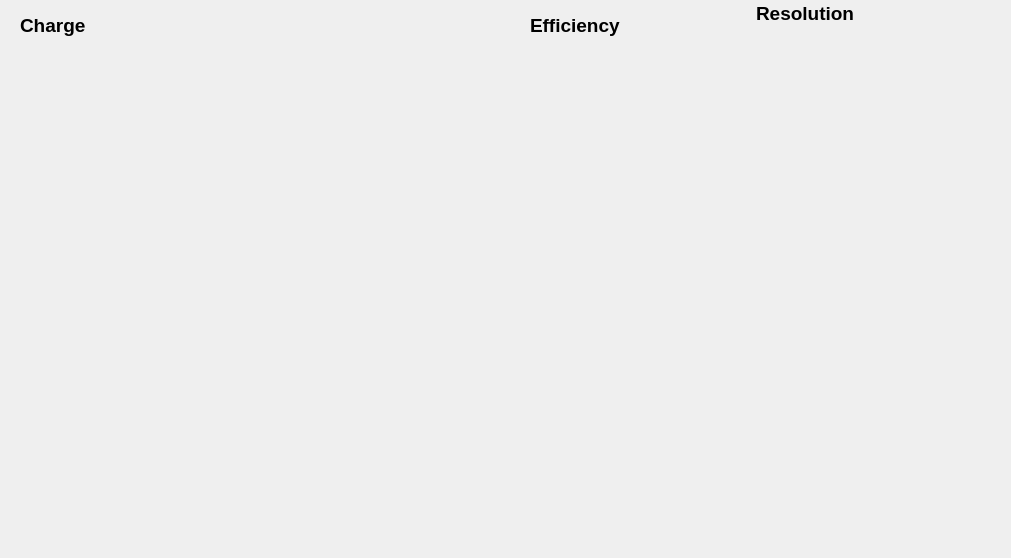
     <widget class="QWidget" name="generalCategories">
      <attribute name="title">
       <string>General</string>
      </attribute>
      <widget class="QLabel" name="label_4">
       <property name="geometry">
        <rect>
         <x>20</x>
         <y>0</y>
         <width>131</width>
         <height>51</height>
        </rect>
       </property>
       <property name="text">
        <string>&lt;html&gt;&lt;head/&gt;&lt;body&gt;&lt;p&gt;&lt;span style=&quot; font-size:14pt; font-weight:600;&quot;&gt;Charge&lt;/span&gt;&lt;/p&gt;&lt;/body&gt;&lt;/html&gt;</string>
       </property>
      </widget>
      <widget class="QLabel" name="label_5">
       <property name="geometry">
        <rect>
         <x>530</x>
         <y>0</y>
         <width>131</width>
         <height>51</height>
        </rect>
       </property>
       <property name="text">
        <string>&lt;html&gt;&lt;head/&gt;&lt;body&gt;&lt;p&gt;&lt;span style=&quot; font-size:14pt; font-weight:600;&quot;&gt;Efficiency&lt;/span&gt;&lt;/p&gt;&lt;/body&gt;&lt;/html&gt;</string>
       </property>
      </widget>
      <widget class="QLabel" name="label_6">
       <property name="geometry">
        <rect>
         <x>756</x>
         <y>-12</y>
         <width>131</width>
         <height>51</height>
        </rect>
       </property>
       <property name="text">
        <string>&lt;html&gt;&lt;head/&gt;&lt;body&gt;&lt;p&gt;&lt;span style=&quot; font-size:14pt; font-weight:600;&quot;&gt;Resolution&lt;/span&gt;&lt;/p&gt;&lt;/body&gt;&lt;/html&gt;</string>
       </property>
      </widget>
      <widget class="QFrame" name="chargeFrame">
       <property name="geometry">
        <rect>
         <x>0</x>
         <y>40</y>
         <width>330</width>
         <height>509</height>
        </rect>
       </property>
       <property name="frameShape">
        <enum>QFrame::NoFrame</enum>
       </property>
       <property name="frameShadow">
        <enum>QFrame::Plain</enum>
       </property>
       <property name="lineWidth">
        <number>0</number>
       </property>
      </widget>
      <widget class="QFrame" name="efficiencyFrame">
       <property name="geometry">
        <rect>
         <x>336</x>
         <y>40</y>
         <width>330</width>
         <height>509</height>
        </rect>
       </property>
       <property name="frameShape">
        <enum>QFrame::NoFrame</enum>
       </property>
       <property name="frameShadow">
        <enum>QFrame::Plain</enum>
       </property>
       <property name="lineWidth">
        <number>0</number>
       </property>
      </widget>
      <widget class="QFrame" name="resolutionFrame">
       <property name="geometry">
        <rect>
         <x>672</x>
         <y>40</y>
         <width>330</width>
         <height>509</height>
        </rect>
       </property>
       <property name="frameShape">
        <enum>QFrame::NoFrame</enum>
       </property>
       <property name="frameShadow">
        <enum>QFrame::Plain</enum>
       </property>
       <property name="lineWidth">
        <number>0</number>
       </property>
      </widget>
     </widget>
